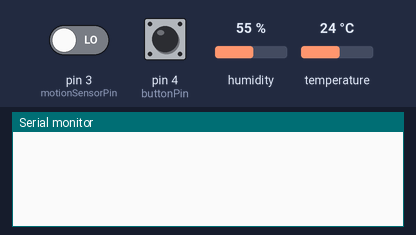
Simulated run of this sketch. Board: Arduino Uno, built with avr-gcc and run on an emulated ATmega328P. Shown: the last lines printed to the serial monitor. The test bench sets the inputs (shaded band); at power-on: pin 3 (motionSensorPin) LOW, pin 4 (buttonPin) HIGH, humidity 55 %, temperature 24 °C.

Above: at 1.2 s.
1.3 s: pin 3 (motionSensorPin) driven HIGH
At 7.1 s:
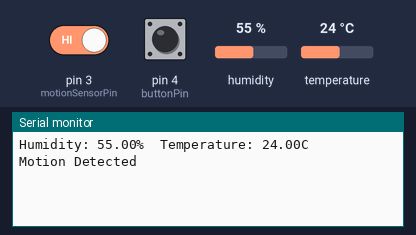
7.5 s: pin 4 (buttonPin) pulled LOW for 0.15 s
At 8.2 s:
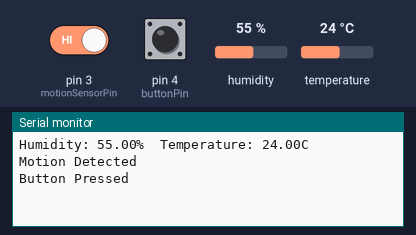
9.1 s: humidity set to 22 %
At 10.9 s:
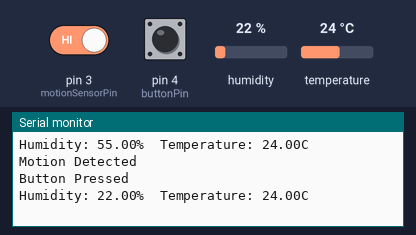

Measured:
- after the input at 1.3 s, the serial monitor: prints a new line after 4.7 s (image 1)
- after the input at 7.5 s, the serial monitor: prints a new line at once (image 2)
- after the input at 9.1 s, the serial monitor: prints a new line after 0.92 s (image 3)

The sketch:

sketch_freeRTOS.ino
```cpp
#include <DHT.h> // Include the library for the DHT sensor

const int DHTPIN = 5; // DHT11 Sensor is on digital pin 5
#define DHTTYPE DHT11 // DHT 11
DHT dht(DHTPIN, DHTTYPE); // Initialize DHT sensor

const int motionSensorPin = 3; // PIR Motion Sensor is on digital pin 3
const int buttonPin = 4; // Push button is on digital pin 4

int buttonState;             // the current reading from the input pin
int lastButtonState = HIGH;  // the previous reading from the input pin

unsigned long lastTempHumidityUpdate = 0; // Last time temperature and humidity were updated
const long tempHumidityUpdateInterval = 5000; // Update interval for temperature and humidity

unsigned long lastMotionDetected = 0; // Track the last time motion was detected
const long motionDetectionInterval = 6000; // Interval before the next motion can be detected (10 seconds)


void setup() {
  pinMode(buttonPin, INPUT);
  pinMode(motionSensorPin, INPUT); // Initialize the motion sensor pin as an input
  Serial.begin(9600); // Begin Serial communication
  dht.begin(); // Initialize the DHT sensor
}

void loop() {
  unsigned long currentMillis = millis();

  // Handle Motion Detection
  handleMotion(currentMillis);

  // Handle Temperature and Humidity Readings
  handleTempHumidityReadings(currentMillis);

  // Handle Button Press
  handleButtonPress();
}

void handleMotion(unsigned long currentMillis) {
  if (currentMillis - lastMotionDetected > motionDetectionInterval) {
    byte motionState = digitalRead(motionSensorPin);
    if (motionState == HIGH) {
      // Motion detected; perform an action if needed
      Serial.println("Motion Detected");
      lastMotionDetected = currentMillis; // Update the last motion detected time
    }
  }
}

void handleTempHumidityReadings(unsigned long currentMillis) {
  if (currentMillis - lastTempHumidityUpdate >= tempHumidityUpdateInterval) {
    lastTempHumidityUpdate = currentMillis;
    float humidity = dht.readHumidity();
    float temperature = dht.readTemperature();
    if (!isnan(humidity) && !isnan(temperature)) {
      Serial.print("Humidity: ");
      Serial.print(humidity);
      Serial.print("%  Temperature: ");
      Serial.print(temperature);
      Serial.println("C");
    } else {
      Serial.println("Failed to read from DHT sensor!");
    }
  }
}

void handleButtonPress() {
  buttonState = digitalRead(buttonPin);

  if (buttonState != lastButtonState) {
    if (buttonState == LOW) {
      // Button is pressed; perform an action if needed
      Serial.println("Button Pressed");
    }
    lastButtonState = buttonState; // Save the reading for the next loop iteration
  }
}
```
